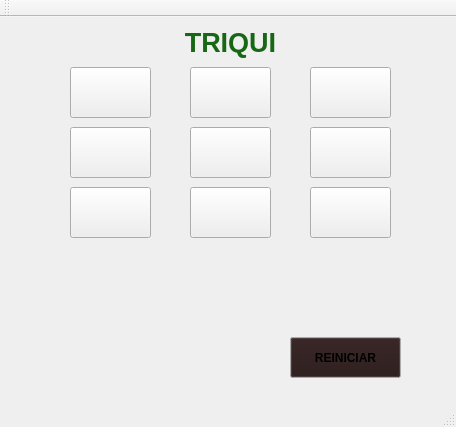
<?xml version="1.0" encoding="UTF-8"?>
<ui version="4.0">
 <class>Juego</class>
 <widget class="QMainWindow" name="Juego">
  <property name="geometry">
   <rect>
    <x>0</x>
    <y>0</y>
    <width>456</width>
    <height>427</height>
   </rect>
  </property>
  <property name="windowTitle">
   <string>Juego</string>
  </property>
  <widget class="QWidget" name="centralWidget">
   <widget class="QLabel" name="label">
    <property name="geometry">
     <rect>
      <x>80</x>
      <y>0</y>
      <width>301</width>
      <height>51</height>
     </rect>
    </property>
    <property name="text">
     <string>&lt;html&gt;&lt;head/&gt;&lt;body&gt;&lt;p align=&quot;center&quot;&gt;&lt;span style=&quot; font-size:20pt; font-weight:600; color:#176715;&quot;&gt;TRIQUI&lt;/span&gt;&lt;/p&gt;&lt;/body&gt;&lt;/html&gt;</string>
    </property>
   </widget>
   <widget class="QPushButton" name="UNO">
    <property name="geometry">
     <rect>
      <x>70</x>
      <y>50</y>
      <width>81</width>
      <height>51</height>
     </rect>
    </property>
    <property name="palette">
     <palette>
      <active>
       <colorrole role="WindowText">
        <brush brushstyle="SolidPattern">
         <color alpha="255">
          <red>16</red>
          <green>0</green>
          <blue>255</blue>
         </color>
        </brush>
       </colorrole>
       <colorrole role="Text">
        <brush brushstyle="SolidPattern">
         <color alpha="255">
          <red>0</red>
          <green>4</green>
          <blue>255</blue>
         </color>
        </brush>
       </colorrole>
      </active>
      <inactive>
       <colorrole role="WindowText">
        <brush brushstyle="SolidPattern">
         <color alpha="255">
          <red>16</red>
          <green>0</green>
          <blue>255</blue>
         </color>
        </brush>
       </colorrole>
       <colorrole role="Text">
        <brush brushstyle="SolidPattern">
         <color alpha="255">
          <red>0</red>
          <green>4</green>
          <blue>255</blue>
         </color>
        </brush>
       </colorrole>
      </inactive>
      <disabled>
       <colorrole role="WindowText">
        <brush brushstyle="SolidPattern">
         <color alpha="255">
          <red>133</red>
          <green>133</green>
          <blue>133</blue>
         </color>
        </brush>
       </colorrole>
       <colorrole role="Text">
        <brush brushstyle="SolidPattern">
         <color alpha="255">
          <red>133</red>
          <green>133</green>
          <blue>133</blue>
         </color>
        </brush>
       </colorrole>
      </disabled>
     </palette>
    </property>
    <property name="font">
     <font>
      <pointsize>25</pointsize>
      <weight>75</weight>
      <bold>true</bold>
     </font>
    </property>
    <property name="text">
     <string/>
    </property>
   </widget>
   <widget class="QPushButton" name="DOS">
    <property name="geometry">
     <rect>
      <x>190</x>
      <y>50</y>
      <width>81</width>
      <height>51</height>
     </rect>
    </property>
    <property name="font">
     <font>
      <pointsize>25</pointsize>
      <weight>75</weight>
      <bold>true</bold>
     </font>
    </property>
    <property name="text">
     <string/>
    </property>
   </widget>
   <widget class="QPushButton" name="TRES">
    <property name="geometry">
     <rect>
      <x>310</x>
      <y>50</y>
      <width>81</width>
      <height>51</height>
     </rect>
    </property>
    <property name="font">
     <font>
      <pointsize>25</pointsize>
      <weight>75</weight>
      <bold>true</bold>
     </font>
    </property>
    <property name="text">
     <string/>
    </property>
   </widget>
   <widget class="QPushButton" name="CUATRO">
    <property name="geometry">
     <rect>
      <x>70</x>
      <y>110</y>
      <width>81</width>
      <height>51</height>
     </rect>
    </property>
    <property name="font">
     <font>
      <pointsize>25</pointsize>
      <weight>75</weight>
      <bold>true</bold>
     </font>
    </property>
    <property name="text">
     <string/>
    </property>
   </widget>
   <widget class="QPushButton" name="CINCO">
    <property name="geometry">
     <rect>
      <x>190</x>
      <y>110</y>
      <width>81</width>
      <height>51</height>
     </rect>
    </property>
    <property name="font">
     <font>
      <pointsize>25</pointsize>
      <weight>75</weight>
      <bold>true</bold>
     </font>
    </property>
    <property name="text">
     <string/>
    </property>
   </widget>
   <widget class="QPushButton" name="SEIS">
    <property name="geometry">
     <rect>
      <x>310</x>
      <y>110</y>
      <width>81</width>
      <height>51</height>
     </rect>
    </property>
    <property name="font">
     <font>
      <pointsize>25</pointsize>
      <weight>75</weight>
      <bold>true</bold>
     </font>
    </property>
    <property name="text">
     <string/>
    </property>
   </widget>
   <widget class="QPushButton" name="SIETE">
    <property name="geometry">
     <rect>
      <x>70</x>
      <y>170</y>
      <width>81</width>
      <height>51</height>
     </rect>
    </property>
    <property name="font">
     <font>
      <pointsize>25</pointsize>
      <weight>75</weight>
      <bold>true</bold>
     </font>
    </property>
    <property name="text">
     <string/>
    </property>
   </widget>
   <widget class="QPushButton" name="OCHO">
    <property name="geometry">
     <rect>
      <x>190</x>
      <y>170</y>
      <width>81</width>
      <height>51</height>
     </rect>
    </property>
    <property name="font">
     <font>
      <pointsize>25</pointsize>
      <weight>75</weight>
      <bold>true</bold>
     </font>
    </property>
    <property name="text">
     <string/>
    </property>
   </widget>
   <widget class="QPushButton" name="NUEVE">
    <property name="geometry">
     <rect>
      <x>310</x>
      <y>170</y>
      <width>81</width>
      <height>51</height>
     </rect>
    </property>
    <property name="font">
     <font>
      <pointsize>25</pointsize>
      <weight>75</weight>
      <bold>true</bold>
     </font>
    </property>
    <property name="text">
     <string/>
    </property>
   </widget>
   <widget class="QLabel" name="JUEGA">
    <property name="geometry">
     <rect>
      <x>70</x>
      <y>230</y>
      <width>331</width>
      <height>31</height>
     </rect>
    </property>
    <property name="palette">
     <palette>
      <active>
       <colorrole role="WindowText">
        <brush brushstyle="SolidPattern">
         <color alpha="255">
          <red>255</red>
          <green>0</green>
          <blue>65</blue>
         </color>
        </brush>
       </colorrole>
       <colorrole role="Text">
        <brush brushstyle="SolidPattern">
         <color alpha="255">
          <red>255</red>
          <green>34</green>
          <blue>97</blue>
         </color>
        </brush>
       </colorrole>
      </active>
      <inactive>
       <colorrole role="WindowText">
        <brush brushstyle="SolidPattern">
         <color alpha="255">
          <red>255</red>
          <green>0</green>
          <blue>65</blue>
         </color>
        </brush>
       </colorrole>
       <colorrole role="Text">
        <brush brushstyle="SolidPattern">
         <color alpha="255">
          <red>255</red>
          <green>34</green>
          <blue>97</blue>
         </color>
        </brush>
       </colorrole>
      </inactive>
      <disabled>
       <colorrole role="WindowText">
        <brush brushstyle="SolidPattern">
         <color alpha="255">
          <red>133</red>
          <green>133</green>
          <blue>133</blue>
         </color>
        </brush>
       </colorrole>
       <colorrole role="Text">
        <brush brushstyle="SolidPattern">
         <color alpha="255">
          <red>133</red>
          <green>133</green>
          <blue>133</blue>
         </color>
        </brush>
       </colorrole>
      </disabled>
     </palette>
    </property>
    <property name="font">
     <font>
      <pointsize>16</pointsize>
      <weight>75</weight>
      <bold>true</bold>
     </font>
    </property>
    <property name="text">
     <string>&lt;html&gt;&lt;head/&gt;&lt;body&gt;&lt;p align=&quot;center&quot;&gt;&lt;br/&gt;&lt;/p&gt;&lt;/body&gt;&lt;/html&gt;</string>
    </property>
    <property name="alignment">
     <set>Qt::AlignCenter</set>
    </property>
   </widget>
   <widget class="QLabel" name="MENSAJE">
    <property name="geometry">
     <rect>
      <x>70</x>
      <y>270</y>
      <width>331</width>
      <height>31</height>
     </rect>
    </property>
    <property name="font">
     <font>
      <pointsize>16</pointsize>
      <weight>75</weight>
      <bold>true</bold>
     </font>
    </property>
    <property name="text">
     <string>&lt;html&gt;&lt;head/&gt;&lt;body&gt;&lt;p align=&quot;center&quot;&gt;&lt;br/&gt;&lt;/p&gt;&lt;/body&gt;&lt;/html&gt;</string>
    </property>
    <property name="alignment">
     <set>Qt::AlignCenter</set>
    </property>
   </widget>
   <widget class="QLabel" name="REINICIO">
    <property name="geometry">
     <rect>
      <x>70</x>
      <y>320</y>
      <width>191</width>
      <height>31</height>
     </rect>
    </property>
    <property name="font">
     <font>
      <pointsize>16</pointsize>
      <weight>75</weight>
      <bold>true</bold>
     </font>
    </property>
    <property name="text">
     <string>&lt;html&gt;&lt;head/&gt;&lt;body&gt;&lt;p align=&quot;center&quot;&gt;&lt;br/&gt;&lt;/p&gt;&lt;/body&gt;&lt;/html&gt;</string>
    </property>
    <property name="alignment">
     <set>Qt::AlignCenter</set>
    </property>
   </widget>
   <widget class="QPushButton" name="REINICIAR">
    <property name="geometry">
     <rect>
      <x>290</x>
      <y>320</y>
      <width>111</width>
      <height>41</height>
     </rect>
    </property>
    <property name="palette">
     <palette>
      <active>
       <colorrole role="WindowText">
        <brush brushstyle="SolidPattern">
         <color alpha="255">
          <red>233</red>
          <green>222</green>
          <blue>220</blue>
         </color>
        </brush>
       </colorrole>
       <colorrole role="Button">
        <brush brushstyle="SolidPattern">
         <color alpha="255">
          <red>39</red>
          <green>22</green>
          <blue>22</blue>
         </color>
        </brush>
       </colorrole>
       <colorrole role="Text">
        <brush brushstyle="SolidPattern">
         <color alpha="255">
          <red>237</red>
          <green>231</green>
          <blue>229</blue>
         </color>
        </brush>
       </colorrole>
      </active>
      <inactive>
       <colorrole role="WindowText">
        <brush brushstyle="SolidPattern">
         <color alpha="255">
          <red>233</red>
          <green>222</green>
          <blue>220</blue>
         </color>
        </brush>
       </colorrole>
       <colorrole role="Button">
        <brush brushstyle="SolidPattern">
         <color alpha="255">
          <red>39</red>
          <green>22</green>
          <blue>22</blue>
         </color>
        </brush>
       </colorrole>
       <colorrole role="Text">
        <brush brushstyle="SolidPattern">
         <color alpha="255">
          <red>237</red>
          <green>231</green>
          <blue>229</blue>
         </color>
        </brush>
       </colorrole>
      </inactive>
      <disabled>
       <colorrole role="WindowText">
        <brush brushstyle="SolidPattern">
         <color alpha="255">
          <red>133</red>
          <green>133</green>
          <blue>133</blue>
         </color>
        </brush>
       </colorrole>
       <colorrole role="Button">
        <brush brushstyle="SolidPattern">
         <color alpha="255">
          <red>39</red>
          <green>22</green>
          <blue>22</blue>
         </color>
        </brush>
       </colorrole>
       <colorrole role="Text">
        <brush brushstyle="SolidPattern">
         <color alpha="255">
          <red>133</red>
          <green>133</green>
          <blue>133</blue>
         </color>
        </brush>
       </colorrole>
      </disabled>
     </palette>
    </property>
    <property name="font">
     <font>
      <weight>75</weight>
      <italic>false</italic>
      <bold>true</bold>
     </font>
    </property>
    <property name="text">
     <string>REINICIAR</string>
    </property>
   </widget>
  </widget>
  <widget class="QMenuBar" name="menuBar">
   <property name="geometry">
    <rect>
     <x>0</x>
     <y>0</y>
     <width>456</width>
     <height>27</height>
    </rect>
   </property>
  </widget>
  <widget class="QToolBar" name="mainToolBar">
   <attribute name="toolBarArea">
    <enum>TopToolBarArea</enum>
   </attribute>
   <attribute name="toolBarBreak">
    <bool>false</bool>
   </attribute>
  </widget>
  <widget class="QStatusBar" name="statusBar"/>
 </widget>
 <layoutdefault spacing="6" margin="11"/>
 <resources/>
 <connections/>
</ui>
